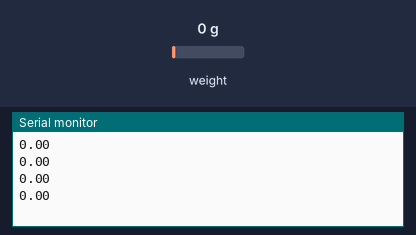
Simulated run of this sketch. Board: Arduino Uno, built with avr-gcc and run on an emulated ATmega328P. Shown: the last lines printed to the serial monitor. Inputs (shaded band) come from the test bench; at power-on: weight on the scale 0 g.

Above: at 1.2 s.
1.3 s: weight on the scale set to 100 g
At 1.51 s:
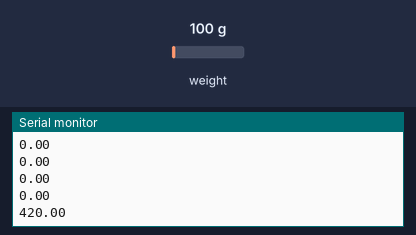
2.8 s: weight on the scale set to 1250 g
At 3.01 s:
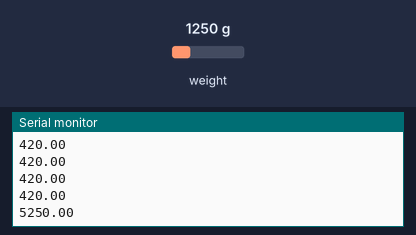
Timing chart, 0 to 5.8 s (numbered marks = the images above; inputs shaded):
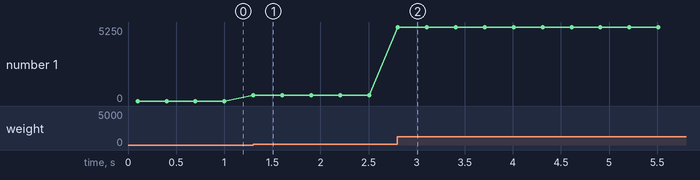

The sketch:

load_cell.ino
```cpp
#include <Q2HX711.h>

const byte hx711_data_pin = A0;
const byte hx711_clock_pin = A3;

Q2HX711 hx711(hx711_data_pin, hx711_clock_pin);

void setup() {
  Serial.begin(9600);
}

void loop() {
  Serial.println(hx711.read()/100.0);
  delay(200);
}
```

Measured:
- after the input at 1.3 s, the serial monitor: prints a new line at once (image 1)
- after the input at 2.8 s, the serial monitor: prints a new line at once (image 2)
- plotted number 1: 0 → 420 after the input at 1.3 s, 420 → 5250 after the input at 2.8 s
